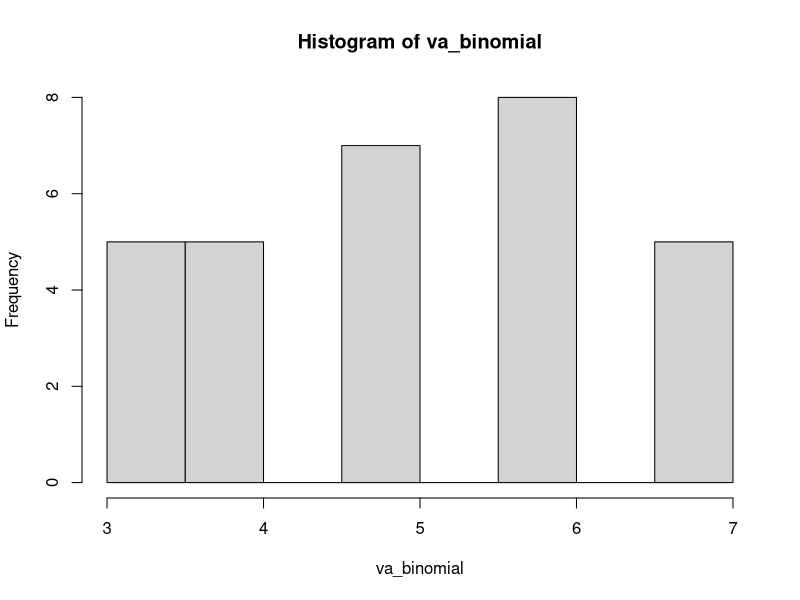
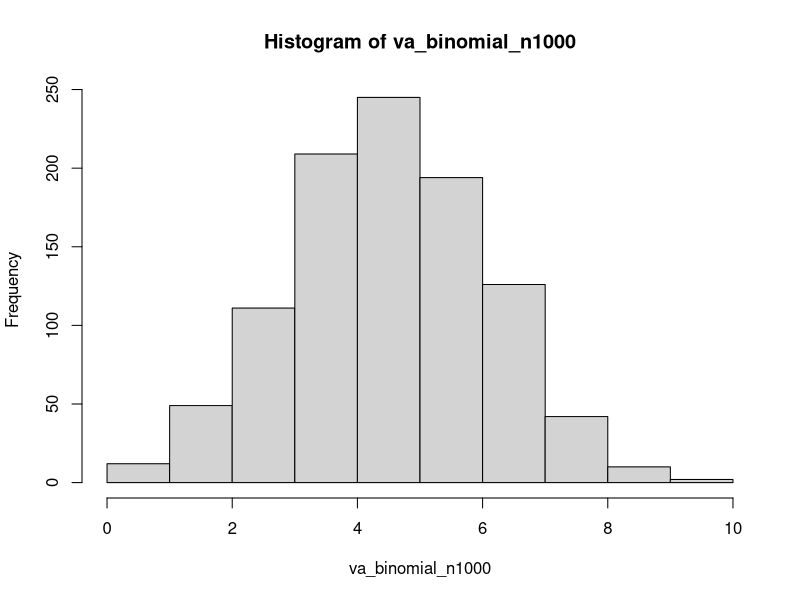
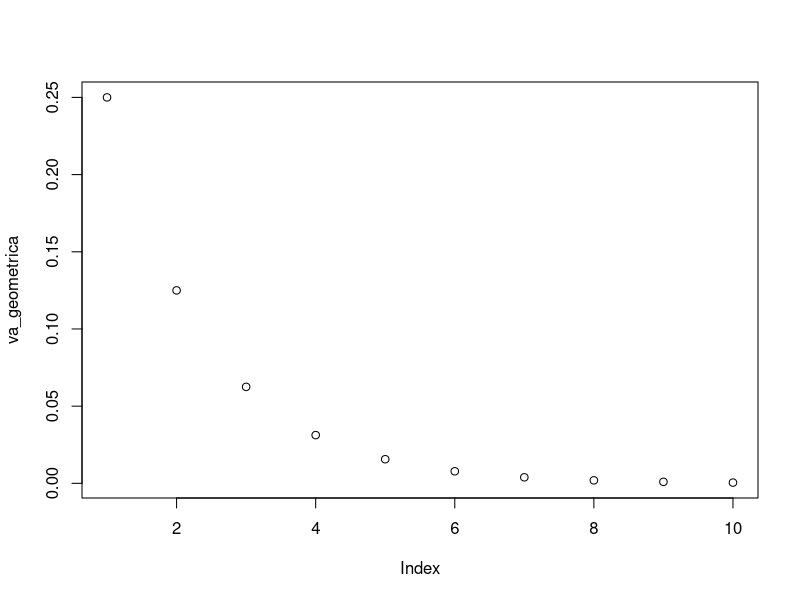
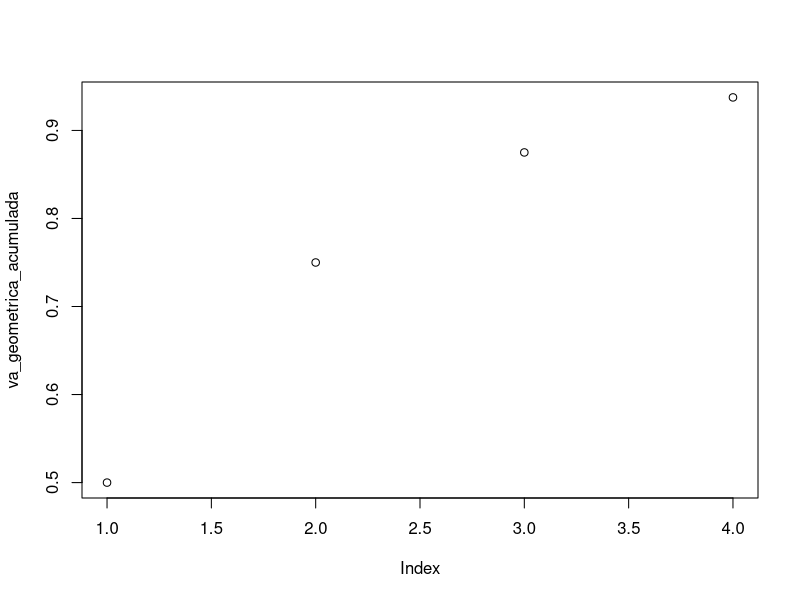
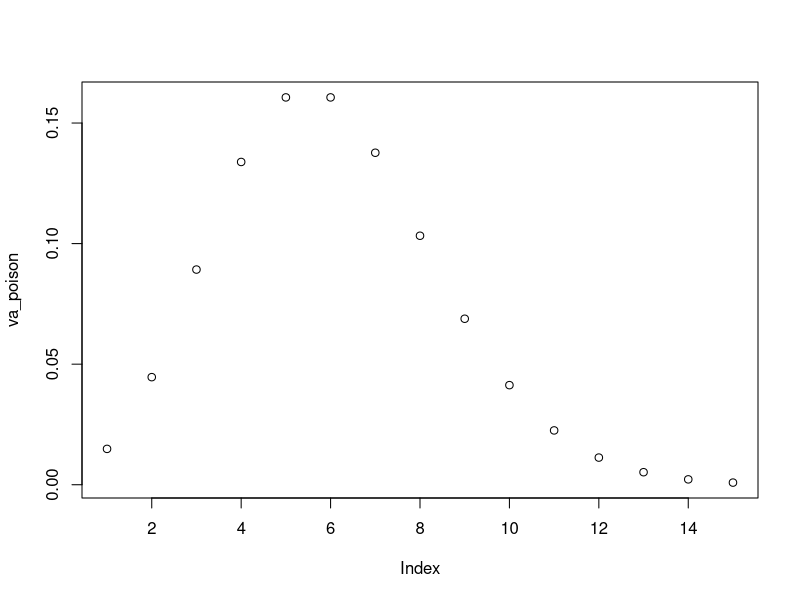
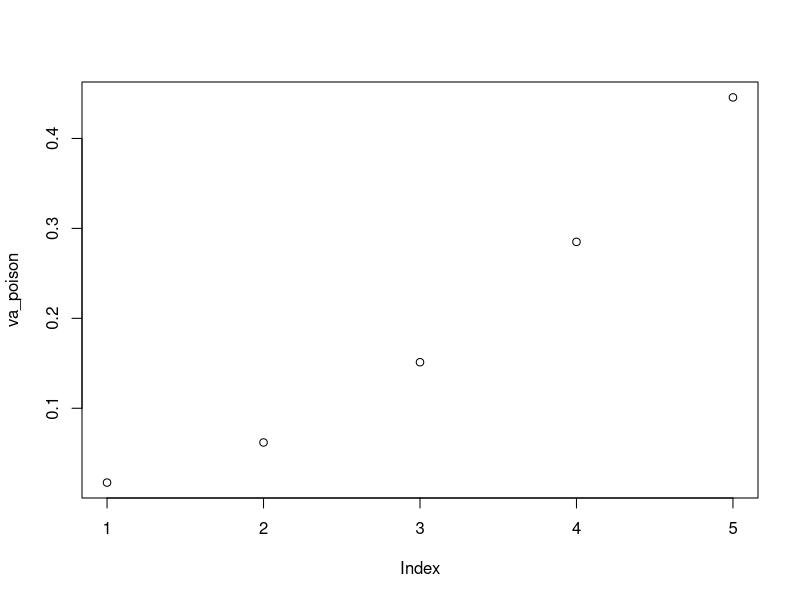
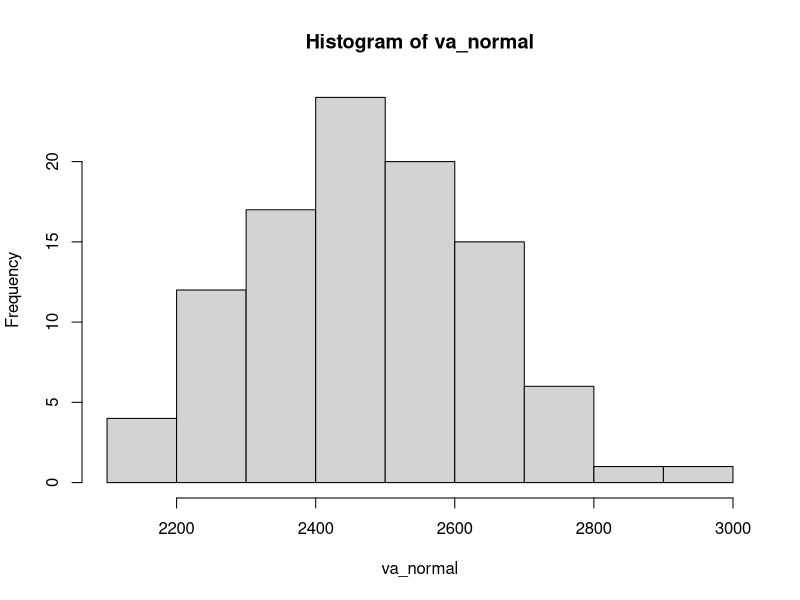
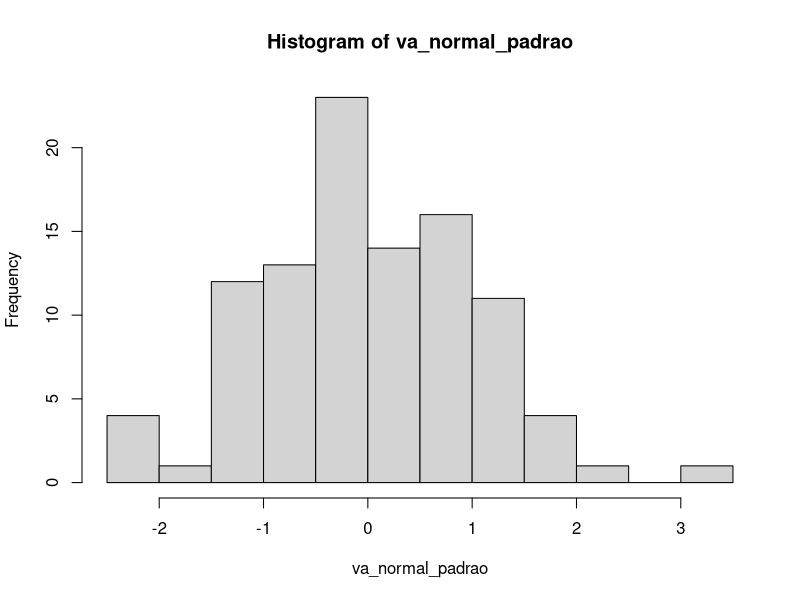

The R script that drew these images, in order:
########################################################### 
####### Distribuições de Probabilidades #######
## AED - Capitulo 02 - Prof. Máiron Chaves #### 
########################################################### 

#### DISTRIBUIÇÃO BINOMIAL #### 
################################

# Exemplo: Definindo como sucesso o cliente comprar, e supondo que a probabilidade de sucesso é 50%.
# Ao passar 10 clientes em nossa loja, qual a probabilidade de realizarmos 2 vendas? 
# Ou seja, queremos encontrar a probabilidade de dois sucessos, em dez tentativas.
# Cuja probabilidade de sucesso # em cada tentativa é 50%

dbinom (x = 2, size = 10, prob = 0.5)

#Onde:
# x é o número de sucessos,
# size é o número de tentativas,
# prob é a probabilidade de sucesso em cada tentativa


# A função a seguir gera quantidades aleatórias de sucesso oriundos de uma quantidade (size) 
# de tentativas dada a probabilidade (prob) de sucesso.
# É útil para realizar experimentos. Podemos simular qual a frequencia esperada de vendas 
# a cada dez clientes ?
# Ainda mantendo a probabilidade de sucesso (cliente comprar) de 50%
va_binomial <- rbinom(n = 30, size=10, prob=0.5)

#Onde:
# n é a quantidade de vezes que o experimento deve ser repetido
# size é o número de tentativas a cada experimento
# prob é o número de sucesso em cada uma das tentativas

# A maior barra no histograma representa a quantidade esperada de vendas
hist(va_binomial) 
# Ajuste o parametro n para 1000 e plote o histograma, 
# observe como a distribuição binomial se aproxima da normal
# Podemos também querer a probabilidade de que até dois clientes comprem.
va_binomial_n1000 <- rbinom(n = 1000, size=10, prob=0.5)
hist(va_binomial_n1000)

# Ao invés de saber a probabilidade de exatos dois comprarem. 
# A probabilidade de até dois clientes comprarem é:
# (probabilidade de nenhum cliente comprar) + (probabilidade de um cliente comprar) + 
# probabilidade de dois cliente comprarem)
# Formalizando: P(X<=2) = P(X=0) + P(X=1) + P(X=2)

pbinom(q = 2,size = 10, prob = 0.5)
#A probabilidade de que até dois clientes comprem ao entrarem dez clientes, é de 5,48%

##################################
#### DISTRIBUIÇÃO GEOMÉTRICA ####
##################################
#Exemplo: Definindo como sucesso o cliente comprar, e supondo que a probabilidade de sucesso é 50%.
#Qual a probabilidade da primeira venda ocorrer quando o quinto cliente entrar na loja?

dgeom(x = 5, prob = 0.5)
#Onde:
# x é o número de tentativas
# prob é a probabilidade de sucessos
# Podemos utilizar a mesma função para nos dar a probabilidade do sucesso ocorrer na primeira tentativa,
#Segunda tentativa, terceira tentativa ... até a décima tentativa.

va_geometrica <- dgeom(x = 1:10, prob = 0.5) 
plot(va_geometrica) 

# Veja como as probabilidades vão diminuindo. A probabilidade de sucesso de 50% é relativamente alta,
# então é muito provavel que o sucesso ocorra logo nas primeiras tentativas
# Podemos utilizar a distribuição geométrica acumulada para saber qual a probabilidade do primeiro sucesso
# ocorrer na primeira tentativa OU na segunda tentativa OU na terceira tentativa #Formalizando, queremos: P(X<=3)
va_geometrica_acumulada <- pgeom(0:3, prob = 0.5) 
plot(va_geometrica_acumulada) 



#########################################
#### DISTRIBUIÇÃO BINOMIAL NEGATIVA #### 
#########################################
# Exemplo: Definindo como sucesso o cliente comprar, e supondo que a probabilidade de sucesso é 50%.

# Qual a probabilidade de ter que entrar 8 clientes até que a segunda venda ocorra?
dnbinom(x=2, size = 8, prob = 0.50)

#Onde:
# x é o número de sucessos
# size é a quantidade de tentativas


# prob é a probabilidade de sucesso
#########################################
#### DISTRIBUIÇÃO POISSON ####
#########################################
# Exemplo: Uma loja recebe em média, 6 (𝝺) clientes por minuto.
# Qual a probabilidade de que 5(x) clientes entrem em um minuto?
dpois(x= 5,lambda = 6)
#Onde:
# x é a quantidade a ser testada
# lambda é a taxa média de ocorrêcia do evento em um determinado período de intervalo de tempo ou espaço
# Podemos utilizar a mesma funcao para obter a probabilidade de entrar um cliente, dois clientes... quinze clientes
va_poison <- dpois(x = 1:15, lambda = 6)
plot(va_poison)

# Observe que os valores se distribuiem simetricamente en tormo de seis, use acontece porque o paramentro
# lambda é a média (e também o desvio padrão) da distribuição de Poisson
# Também podemos obter a probabilidade acumulada de até 5 clientes entrarem na loja em um minuto

#Formalizando, queremos: P(X<=5)
va_poison <- ppois(1:5, lambda = 6)
plot(va_poison)


#########################################
#### DISTRIBUIÇÃO NORMAL ####
#########################################
# Exemplo: Suponha que a distribuição dos salários dos funcionários de uma empresa 
# sigam uma distribuição normal com média 𝜇=2.500 e desvio padrão σ= 170.
# Ao selecionar aleatoriamente um indivíduo dessa população, qual a probabilidade
# de ter salário entre #2.400 e 2.600 ?
# Precisamos achar a probabilidade do indivíduo ter um salário de até 2.600 
# e subtrair pela probabilidade do indivíduo ter o salário até 2.400

#P(X<=2600)
probabilidade_ate_2600 <- pnorm(q = 2600, mean = 2500, sd =170 ) 
#P(X<=2400)
probabilidade_ate_2400 <- pnorm(q = 2400, mean = 2500, sd =170 )

#P(X<=2600) - P(X<=2400) probabilidade_ate_2600 - probabilidade_ate_2400

# Podemos gerar 100 números aleatórios para uma distribuição normal com média 2500 
# e desvio padrão 170
va_normal <- rnorm(n = 100, mean = 2500,sd = 170)
hist(va_normal)


#########################################
#### DISTRIBUIÇÃO NORMAL PADRÃO ####
#########################################
# O comando scale() padroniza uma variável aleatória.
# Ao aplicar o comando na variável va_normal que acabmos de criar, 
# ela ficará com média zero e desvio padrão unitário
va_normal_padrao <- scale(va_normal)
hist(va_normal_padrao)

# Exemplo: Suponha que a distribuição dos salários dos funcionários 
# de uma empresa sigam uma distribuição
# normal com média 𝜇=2.500 e desvio padrão σ= 170.
# Ao selecionar aleatoriamente um indivíduo dessa população, qual a probabilidade de ter
# salário acima de 2.600 ? #Padronização
z <- (2600-2500)/170


pnorm(z, mean = 0, sd = 1)
#ou simplesmente
pnorm(z)
#Podemos também visualizar onde está o nosso valor Z em relação a média

# Plota curva de densidade
plot(density(scale(va_normal))) 
# Gera uma linha sobre média, que é zero pois padronizamos a distribuição
abline(v = 0,col = 'blue') 
# Gera uma linha sobre o valor z obtido
abline(v = 0.58,col = 'red')


######################################### 
#### DISTRIBUIÇÃO F #### #
########################################
#Gerando uma amostra aleatória de 1000 número seguindo uma distribuição F
va_f<-rf(n=1000,df1= 5,df2= 33)
# Onde:
# n é a quantidade de números a ser gerado # df1 é o primeiro grau de liberidade
# df2 é o segundo grau de liberdade hist(va_f)
#Vá aumentando os graus de liberdade e observe como a distribuição se aproxima da normal


#Informação Extra: Uma distribuição F é a razão entre duas chi-quadrado 

#########################################
#### DISTRIBUIÇÃO T #### 
#########################################
#Gera uma amostra aleatória de 1000 números seguindo uma distribuição T
va_t <- rt(1000, df = 2)
hist(va_t)
# Observe que a distribuição t, assim como a normal padrão, é centrada no zero
# Vá aumentando o grau de liberdade e observando o comportamento do histograma



#########################################
#### DISTRIBUIÇÃO QUI-QUADRADO ####
#########################################
#Gera uma amostra aleatória de 1000 números seguindo uma distribuição qui- quadrado
va_QuiQuadrado <- rchisq(1000,df = 3) 
hist(va_QuiQuadrado)